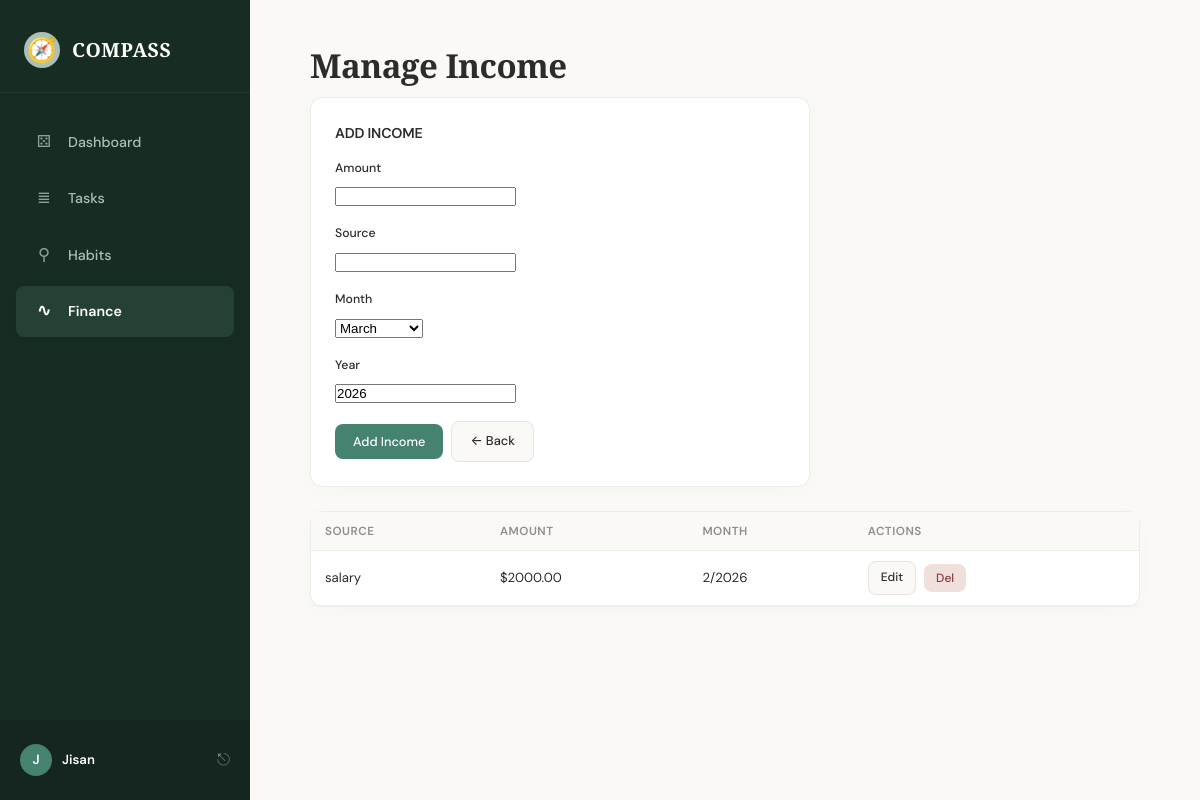
The page /finance/income/ (signed in) on the database its author committed.
### finance/models.py (models this page shows, shortened)
class Income(models.Model):
    user = models.ForeignKey(User, on_delete=models.CASCADE, related_name='incomes')
    amount = models.DecimalField(max_digits=12, decimal_places=2)
    source = models.CharField(max_length=255)
    month = models.IntegerField()  # 1-12
    year = models.IntegerField()
    class Meta:
        ordering = ['-year', '-month']

### finance/views.py (the view)
# urls.py: path('income/', views.income_manage, name='income'),
@login_required
def income_manage(request, pk=None):
    today = timezone.localdate()
    if pk:
        income_obj = get_object_or_404(Income, pk=pk, user=request.user)
    else:
        income_obj = None
    if request.method == 'POST':
        form = IncomeForm(request.POST, instance=income_obj)
        if form.is_valid():
            income = form.save(commit=False)
            income.user = request.user
            income.save()
            msg = 'Income updated ✓' if pk else 'Income added ✓'
            messages.success(request, msg)
            return redirect('finance:income')
    else:
        if income_obj:
            form = IncomeForm(instance=income_obj)
        else:
            form = IncomeForm(initial={'month': today.month, 'year': today.year})
    incomes = Income.objects.filter(user=request.user)
    return render(request, 'finance/income.html', {
        'form': form,
        'incomes': incomes,
        'editing': pk is not None,
    })

### finance/forms.py
class IncomeForm(forms.ModelForm):
    MONTH_CHOICES = [
        (1, 'January'), (2, 'February'), (3, 'March'),
        (4, 'April'), (5, 'May'), (6, 'June'),
        (7, 'July'), (8, 'August'), (9, 'September'),
        (10, 'October'), (11, 'November'), (12, 'December'),
    ]
    month = forms.ChoiceField(choices=MONTH_CHOICES)
    class Meta:
        model = Income
        fields = ['amount', 'source', 'month', 'year']

### templates/finance/income.html (shortened to what this page needs)
{% extends 'base.html' %}
{% block content %}
<div class="page-header">
    <h1>{% if editing %}Edit{% else %}Manage{% endif %} Income</h1>
</div>
<div class="card" style="max-width: 500px; margin-bottom: 24px;">
    <div class="card-title">{% if editing %}Edit{% else %}Add{% endif %} Income</div>
    <form method="post">
        {% for field in form %}
        <div class="form-group">
            <label for="{{ field.id_for_label }}">{{ field.label }}</label>
            {{ field }}
        </div>
        {% endfor %}
        <div class="btn-group">
            <button type="submit" class="btn btn-primary">{% if editing %}Update{% else %}Add{% endif %} Income</button>
            {% if editing %}
            <a href="{% url 'finance:income' %}" class="btn btn-secondary">Cancel</a>
            {% else %}
            <a href="{% url 'finance:overview' %}" class="btn btn-secondary">← Back</a>
            {% endif %}
        </div>
    </form>
</div>
{% if not editing and incomes %}
<div class="card" style="padding:0;">
    <table>
        <thead>
            <tr>
                <th>Source</th>
                <th>Amount</th>
                <th>Month</th>
                <th>Actions</th>
            </tr>
        </thead>
        <tbody>
            {% for inc in incomes %}
            <tr>
                <td>{{ inc.source }}</td>
                <td>${{ inc.amount|floatformat:2 }}</td>
                <td>{{ inc.month }}/{{ inc.year }}</td>
                <td>
                    <div class="btn-group">
                        <a href="{% url 'finance:income_edit' inc.pk %}" class="btn btn-sm btn-secondary">Edit</a>
                        <form method="post" action="{% url 'finance:income_delete' inc.pk %}" style="display:inline;">
                            <button type="submit" class="btn btn-sm btn-danger">Del</button>
                        </form>
                    </div>
                </td>
            </tr>
            {% endfor %}
        </tbody>
    </table>
</div>
{% endif %}
{% endblock %}

### templates/base.html (shortened to what this page needs)
{% load static %}
<!DOCTYPE html>
<html lang="en">
<head>
    <link rel="stylesheet" href="{% static 'css/style.css' %}?v={% now 'U' %}">
</head>
<body>
    {% if user.is_authenticated %}
    <nav class="sidebar">
        <div class="sidebar-brand">
            <span class="brand-icon">🧭</span>
            <span class="brand-text">COMPASS</span>
        </div>
        <ul class="sidebar-nav">
            <li><a href="{% url 'dashboard:index' %}" class="{% if request.resolver_match.app_name == 'dashboard' %}active{% endif %}">
                <span class="nav-icon">⚄</span> Dashboard
            </a></li>
            <li><a href="{% url 'tasks:list' %}" class="{% if request.resolver_match.app_name == 'tasks' %}active{% endif %}">
                <span class="nav-icon">≣</span> Tasks
            </a></li>
            <li><a href="{% url 'habits:daily' %}" class="{% if request.resolver_match.app_name == 'habits' %}active{% endif %}">
                <span class="nav-icon">⚲</span> Habits
            </a></li>
            <li><a href="{% url 'finance:overview' %}" class="{% if request.resolver_match.app_name == 'finance' %}active{% endif %}">
                <span class="nav-icon">∿</span> Finance
            </a></li>
        </ul>
        <div class="sidebar-footer">
            <div class="user-profile">
                <div class="user-avatar">{{ user.username.0|upper }}</div>
                <div class="user-name-col">
                    <span class="user-label">{{ user.username }}</span>
                </div>
            </div>
            <form method="post" action="{% url 'accounts:logout' %}" style="margin:0;">
                <button type="submit" class="logout-link" title="Sign out" style="background:none;border:none;cursor:pointer;padding:0;">⎋</button>
            </form>
        </div>
    </nav>
    {% endif %}
    <main class="{% if user.is_authenticated %}main-content{% else %}main-full{% endif %}">
        {% block content %}{% endblock %}
    </main>
</body>
</html>

### rows shown on the page
Income: source "salary", amount "2000.00", month "2", year "2026"

### other values the page prints
{{ user.username.0|upper }} "J"
{{ user.username }} "Jisan"
{{ field.label }} "Amount" "Source" "Month" "Year"
